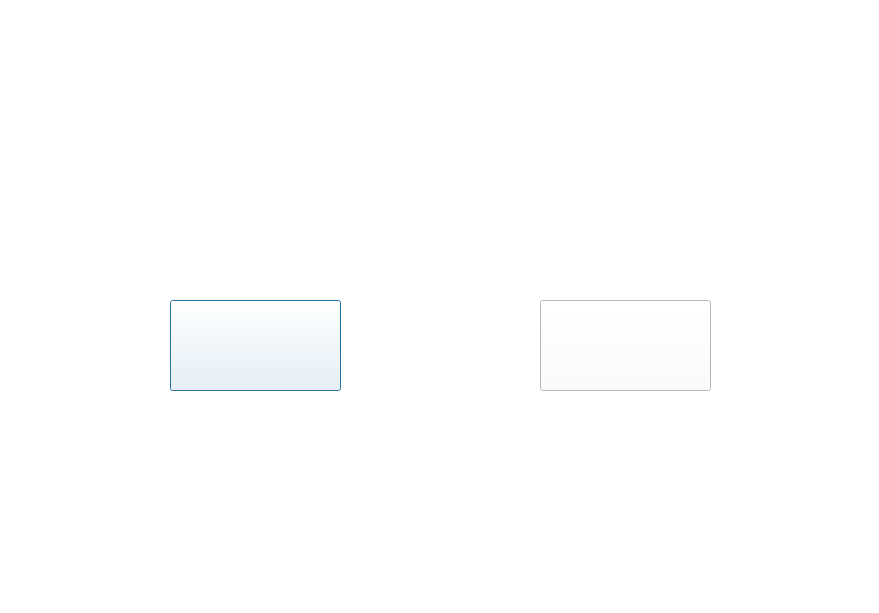
<?xml version="1.0" encoding="UTF-8"?>
<ui version="4.0">
 <class>Dialog</class>
 <widget class="QDialog" name="Dialog">
  <property name="geometry">
   <rect>
    <x>0</x>
    <y>0</y>
    <width>879</width>
    <height>613</height>
   </rect>
  </property>
  <property name="windowTitle">
   <string>Dialog</string>
  </property>
  <property name="styleSheet">
   <string notr="true">background-color: rgb(255, 255, 255);</string>
  </property>
  <widget class="QPushButton" name="in_pushButton">
   <property name="geometry">
    <rect>
     <x>170</x>
     <y>300</y>
     <width>171</width>
     <height>91</height>
    </rect>
   </property>
   <property name="styleSheet">
    <string notr="true">background-image: url(:/newPrefix/image/입차.png);</string>
   </property>
   <property name="text">
    <string/>
   </property>
  </widget>
  <widget class="QLabel" name="label">
   <property name="geometry">
    <rect>
     <x>140</x>
     <y>100</y>
     <width>591</width>
     <height>61</height>
    </rect>
   </property>
   <property name="styleSheet">
    <string notr="true">background-image: url(:/newPrefix/image/service.png);</string>
   </property>
   <property name="text">
    <string/>
   </property>
  </widget>
  <widget class="QPushButton" name="out_pushButton">
   <property name="geometry">
    <rect>
     <x>540</x>
     <y>300</y>
     <width>171</width>
     <height>91</height>
    </rect>
   </property>
   <property name="styleSheet">
    <string notr="true">background-image: url(:/newPrefix/image/out.png);</string>
   </property>
   <property name="text">
    <string/>
   </property>
  </widget>
 </widget>
 <resources>
  <include location="../qrc/label.qrc"/>
  <include location="../qrc/button2.qrc"/>
 </resources>
 <connections/>
</ui>
